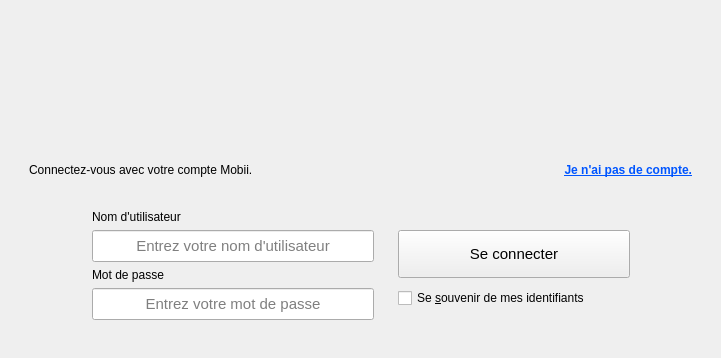
<?xml version="1.0" encoding="UTF-8"?>
<ui version="4.0">
 <class>MobiiHomeForm</class>
 <widget class="QWidget" name="MobiiHomeForm">
  <property name="geometry">
   <rect>
    <x>0</x>
    <y>0</y>
    <width>721</width>
    <height>358</height>
   </rect>
  </property>
  <property name="font">
   <font>
    <family>Segoe UI</family>
   </font>
  </property>
  <property name="windowTitle">
   <string>mobiiHomeForm</string>
  </property>
  <layout class="QVBoxLayout" name="verticalLayout">
   <item>
    <widget class="QLabel" name="logoImage">
     <property name="font">
      <font>
       <family>Source Sans Pro Light</family>
       <pointsize>30</pointsize>
      </font>
     </property>
     <property name="text">
      <string/>
     </property>
     <property name="pixmap">
      <pixmap resource="mobii.qrc">:/common/Resources/logo_verbose_flat.png</pixmap>
     </property>
     <property name="alignment">
      <set>Qt::AlignCenter</set>
     </property>
    </widget>
   </item>
   <item>
    <widget class="QWidget" name="widget" native="true">
     <layout class="QVBoxLayout" name="verticalLayout_3">
      <item>
       <widget class="QWidget" name="widget_5" native="true">
        <layout class="QHBoxLayout" name="horizontalLayout_2">
         <item>
          <widget class="QLabel" name="label_3">
           <property name="sizePolicy">
            <sizepolicy hsizetype="Expanding" vsizetype="Preferred">
             <horstretch>0</horstretch>
             <verstretch>0</verstretch>
            </sizepolicy>
           </property>
           <property name="text">
            <string>Connectez-vous avec votre compte Mobii.</string>
           </property>
          </widget>
         </item>
         <item>
          <widget class="QPushButton" name="CreateNewAccountBtn">
           <property name="sizePolicy">
            <sizepolicy hsizetype="Preferred" vsizetype="Fixed">
             <horstretch>0</horstretch>
             <verstretch>0</verstretch>
            </sizepolicy>
           </property>
           <property name="cursor">
            <cursorShape>PointingHandCursor</cursorShape>
           </property>
           <property name="toolTip">
            <string>Créer un nouveau compte Mobii.</string>
           </property>
           <property name="styleSheet">
            <string notr="true">QPushButton {border: none;color: rgb(0, 85, 255);text-decoration: underline;font-weight: bold;text-align:right;}QPushButton:hover {color: rgb(0, 170, 255)}QPushButton[enabled=&quot;false&quot;] {rgb(140, 140, 140)}</string>
           </property>
           <property name="text">
            <string>Je n'ai pas de compte.</string>
           </property>
          </widget>
         </item>
        </layout>
       </widget>
      </item>
      <item>
       <widget class="QWidget" name="widget_4" native="true">
        <layout class="QHBoxLayout" name="horizontalLayout">
         <item>
          <spacer name="horizontalSpacer">
           <property name="orientation">
            <enum>Qt::Horizontal</enum>
           </property>
           <property name="sizeHint" stdset="0">
            <size>
             <width>40</width>
             <height>20</height>
            </size>
           </property>
          </spacer>
         </item>
         <item>
          <widget class="QWidget" name="widget_2" native="true">
           <property name="minimumSize">
            <size>
             <width>300</width>
             <height>0</height>
            </size>
           </property>
           <property name="maximumSize">
            <size>
             <width>300</width>
             <height>16777215</height>
            </size>
           </property>
           <layout class="QVBoxLayout" name="verticalLayout_2">
            <item>
             <widget class="QLabel" name="label">
              <property name="text">
               <string>Nom d'utilisateur</string>
              </property>
             </widget>
            </item>
            <item>
             <widget class="QLineEdit" name="UsernameField">
              <property name="sizePolicy">
               <sizepolicy hsizetype="Preferred" vsizetype="Fixed">
                <horstretch>0</horstretch>
                <verstretch>0</verstretch>
               </sizepolicy>
              </property>
              <property name="minimumSize">
               <size>
                <width>0</width>
                <height>32</height>
               </size>
              </property>
              <property name="font">
               <font>
                <family>Segoe UI</family>
                <pointsize>11</pointsize>
               </font>
              </property>
              <property name="text">
               <string/>
              </property>
              <property name="alignment">
               <set>Qt::AlignCenter</set>
              </property>
              <property name="placeholderText">
               <string>Entrez votre nom d'utilisateur</string>
              </property>
             </widget>
            </item>
            <item>
             <widget class="QLabel" name="label_2">
              <property name="text">
               <string>Mot de passe</string>
              </property>
             </widget>
            </item>
            <item>
             <widget class="QLineEdit" name="PasswordField">
              <property name="sizePolicy">
               <sizepolicy hsizetype="Preferred" vsizetype="Fixed">
                <horstretch>0</horstretch>
                <verstretch>0</verstretch>
               </sizepolicy>
              </property>
              <property name="minimumSize">
               <size>
                <width>0</width>
                <height>32</height>
               </size>
              </property>
              <property name="font">
               <font>
                <family>Segoe UI</family>
                <pointsize>11</pointsize>
               </font>
              </property>
              <property name="inputMask">
               <string/>
              </property>
              <property name="text">
               <string/>
              </property>
              <property name="echoMode">
               <enum>QLineEdit::Password</enum>
              </property>
              <property name="alignment">
               <set>Qt::AlignCenter</set>
              </property>
              <property name="placeholderText">
               <string>Entrez votre mot de passe</string>
              </property>
             </widget>
            </item>
           </layout>
          </widget>
         </item>
         <item>
          <widget class="QWidget" name="widget_3" native="true">
           <property name="minimumSize">
            <size>
             <width>250</width>
             <height>0</height>
            </size>
           </property>
           <property name="maximumSize">
            <size>
             <width>250</width>
             <height>16777215</height>
            </size>
           </property>
           <layout class="QVBoxLayout" name="verticalLayout_4">
            <item>
             <widget class="QPushButton" name="LoginBtn">
              <property name="minimumSize">
               <size>
                <width>0</width>
                <height>48</height>
               </size>
              </property>
              <property name="maximumSize">
               <size>
                <width>16777215</width>
                <height>32</height>
               </size>
              </property>
              <property name="font">
               <font>
                <family>Segoe UI</family>
                <pointsize>11</pointsize>
               </font>
              </property>
              <property name="cursor">
               <cursorShape>PointingHandCursor</cursorShape>
              </property>
              <property name="text">
               <string>Se connecter</string>
              </property>
             </widget>
            </item>
            <item>
             <widget class="QCheckBox" name="RememberCredentialsCheckbox">
              <property name="text">
               <string>Se &amp;souvenir de mes identifiants</string>
              </property>
             </widget>
            </item>
           </layout>
          </widget>
         </item>
         <item>
          <spacer name="horizontalSpacer_2">
           <property name="orientation">
            <enum>Qt::Horizontal</enum>
           </property>
           <property name="sizeHint" stdset="0">
            <size>
             <width>40</width>
             <height>20</height>
            </size>
           </property>
          </spacer>
         </item>
        </layout>
       </widget>
      </item>
     </layout>
    </widget>
   </item>
  </layout>
 </widget>
 <resources>
  <include location="mobii.qrc"/>
 </resources>
 <connections/>
</ui>
